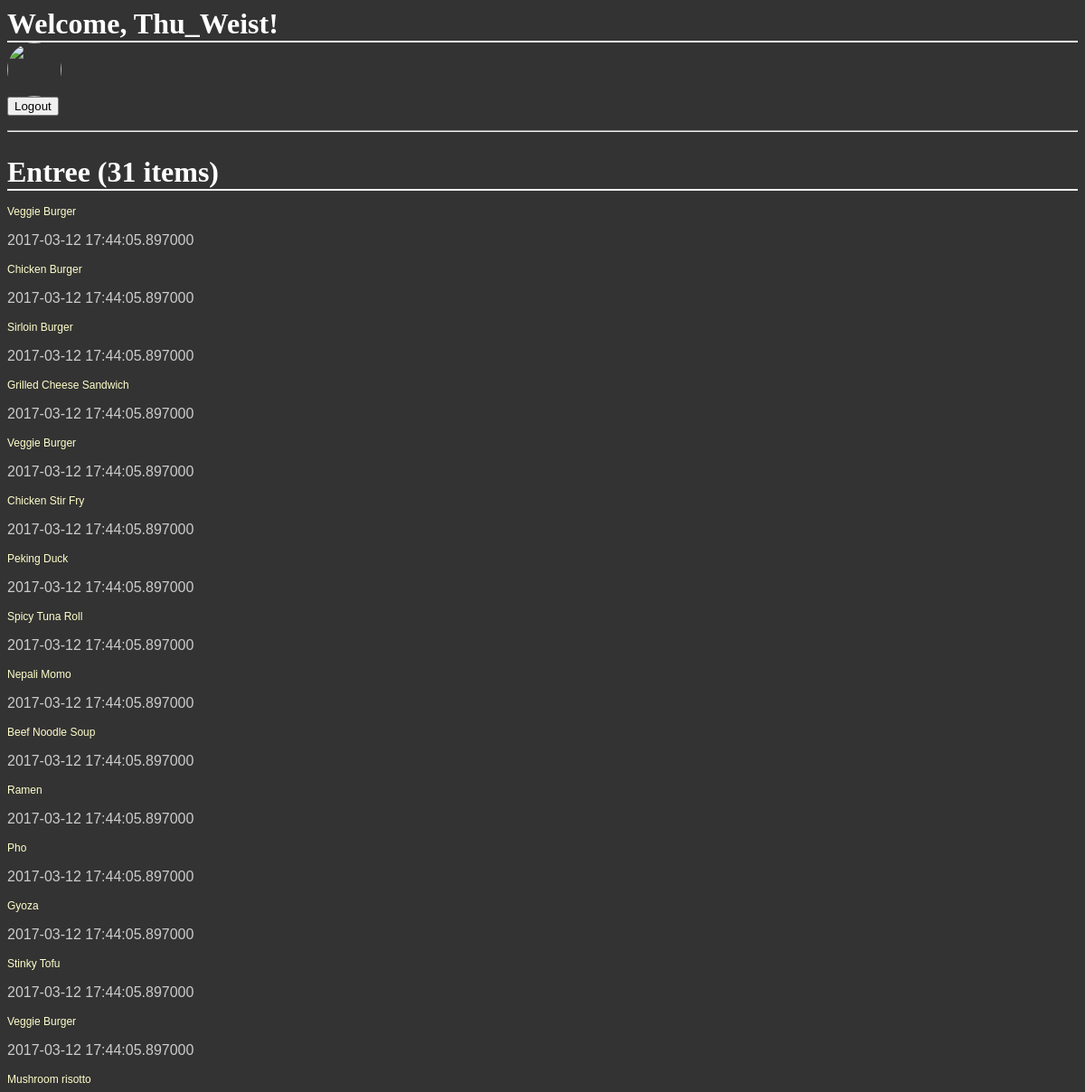
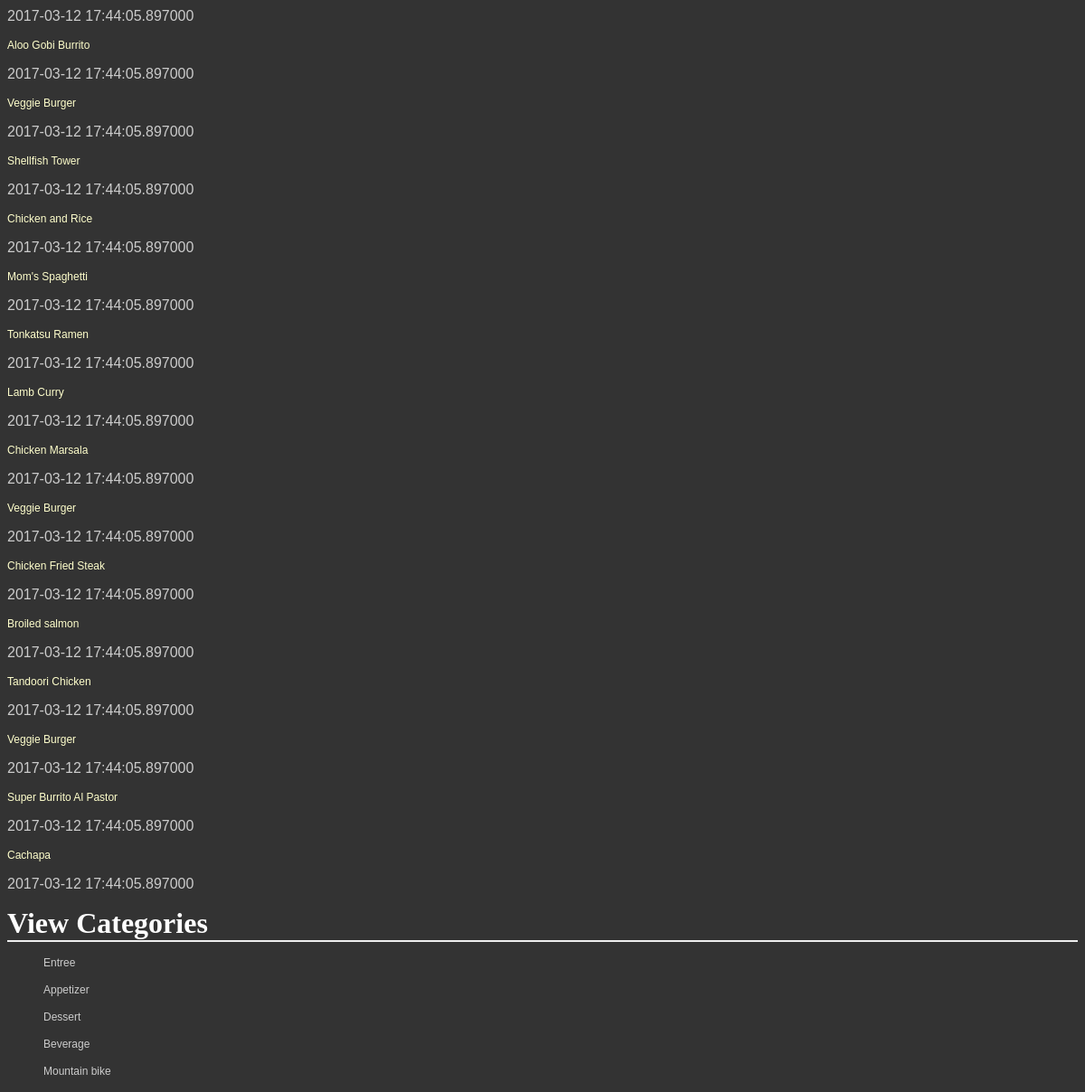
The app's page /catalog/Entree (signed in) with its own data (2 pictures, top to bottom).
### database_setup.py (models this page shows, shortened)
class CatalogItem(Base):
    __tablename__ = 'catalog_item'
    id = Column(Integer, primary_key = True)
    name = Column(String(250), nullable = False)
    price = Column(String(8))
    category = Column(String(250))
    description = Column(String(250))
    dt_added = Column(DateTime, nullable = False, default = datetime.datetime.now())
    dt_modded = Column(DateTime, nullable = False, default = datetime.datetime.now(), onupdate = datetime.datetime.now())
    user_id = Column(Integer, ForeignKey('user.id'))
    user = relationship(User)

### public_page.py (the view)
@public_page.route('/catalog/<string:category>/items', methods = ['GET'])
@public_page.route('/catalog/<string:category>', methods = ['GET'])
def viewCategory(category):
    items = session.query(CatalogItem).filter_by(category = category).all()
    categories = dbfunctions.getUnique(CatalogItem.category)
    cat_name = list(k[0] for k in categories)
    return render_template('categorylist.html',
        items = items,
        category = category,
        categories = cat_name)

### dbfunctions.py (called while the page is built)
def getUnique(cls_attr):
    return session.query(cls_attr).distinct(cls_attr).all()

### templates/categorylist.html
{% extends 'base.html' %}
{% block content %}
<h1>{{ '%s (%s items)' % (category, items|length) }}</h1>
{% for i in items %}
<div>
  <p><a href="{{url_for('public_page.viewCatalogItem', category = category, item_id = i.id)}}">{{i.name}}</a></p>
  <p>{{i.dt_modded}}</p>
</div>
{% endfor %}
<h1>View Categories</h1>
<div>
  {% for cat in categories %}
  <ul>
    <a href="{{url_for('public_page.viewCategory', category = cat)}}"><p>{{cat}}</p></a>
  </ul>
  {% endfor %}
</div>
{% endblock %}

### templates/base.html (shortened to what this page needs)
<html>
<head>
  <link rel=stylesheet type=text/css href="{{ url_for('static', filename='styles.css') }}">
</head>
<body>
  {% if request.path != "/login" and request.path != "/signup" %}
    {% if not session['username'] %}
      <form action="{{url_for('loginSite')}}" method = 'POST'>
        <p>Name</p>
        <input type='text' size='30' name='name'><br>
        <p>Password</p>
        <input type='password' size='30' name='password'><br><br>
        <input type='submit' value='Sign In'>
      </form>
      <a href="{{url_for('authenticate_page.signupSite')}}">Sign Up</a>
      <div id="signInButton">
        <span class="g-signin"
          data-scope="openid email"
          data-clientid="402002396733-qegi73oe4r8j0ara2q2ccu16vj5h2g71.apps.googleusercontent.com"
          data-redirecturi="postmessage"
          data-accesstype="offline"
          data-cookiepolicy="single_host_origin"
          data-callback="signInCallback"
          data-approvalprompt="force">
        </span>
      </div>
      <button>
          <fb:login-button scope="public_profile,email" onlogin="sendTokenToServer();">
          <a href='javascript:sendTokenToServer()'>Login with Facebook</a>
          </fb:login-button>
      </button>
      <div id="result"></div>
    {% else %}
      <h1>Welcome, {{session['username']}}!</h1>
      <img src="{{session['picture']}}" style = "width: 60px;height: 60px;border-radius: 30px;-webkit-border-radius: 30px;-moz-border-radius: 30px;">
      <form action="{{url_for('authenticate_page.logoutSite')}}" method = 'GET'>
        <input type='submit' value='Logout'>
      </form>
    {% endif %}
    <hr><br>
    {% endif %}
  {% block content %}{% endblock %}
</body>
</html>

### static/styles.css (style rules this page uses)
body { font-family: sans-serif; background-image: url('img3.jpg'); background-color: #333333 }
h1, h2, h3, h4 { color: #FFFFFF; }
h1, h2 { font-family: 'Georgia', serif; margin: 0; }
h1 { border-bottom: 2px solid #eee; }
p, dd, dt { color: #CCCCCC; }
a { text-decoration: none; color:#FFFFCC; font-size: .75em; }

### records on screen
CatalogItem: name "Veggie Burger", dt_modded "2017-03-12 17:44:05.897000"
CatalogItem: name "Chicken Burger", dt_modded "2017-03-12 17:44:05.897000"
CatalogItem: name "Sirloin Burger", dt_modded "2017-03-12 17:44:05.897000"
CatalogItem: name "Grilled Cheese Sandwich", dt_modded "2017-03-12 17:44:05.897000"
CatalogItem: name "Veggie Burger", dt_modded "2017-03-12 17:44:05.897000"
CatalogItem: name "Chicken Stir Fry", dt_modded "2017-03-12 17:44:05.897000"
CatalogItem: name "Peking Duck", dt_modded "2017-03-12 17:44:05.897000"
CatalogItem: name "Spicy Tuna Roll", dt_modded "2017-03-12 17:44:05.897000"
CatalogItem: name "Nepali Momo", dt_modded "2017-03-12 17:44:05.897000"
CatalogItem: name "Beef Noodle Soup", dt_modded "2017-03-12 17:44:05.897000"
CatalogItem: name "Ramen", dt_modded "2017-03-12 17:44:05.897000"
CatalogItem: name "Pho", dt_modded "2017-03-12 17:44:05.897000"
CatalogItem: name "Gyoza", dt_modded "2017-03-12 17:44:05.897000"
CatalogItem: name "Stinky Tofu", dt_modded "2017-03-12 17:44:05.897000"
CatalogItem: name "Veggie Burger", dt_modded "2017-03-12 17:44:05.897000"
CatalogItem: name "Mushroom risotto", dt_modded "2017-03-12 17:44:05.897000"
CatalogItem: name "Aloo Gobi Burrito", dt_modded "2017-03-12 17:44:05.897000"
CatalogItem: name "Veggie Burger", dt_modded "2017-03-12 17:44:05.897000"
CatalogItem: name "Shellfish Tower", dt_modded "2017-03-12 17:44:05.897000"
CatalogItem: name "Chicken and Rice", dt_modded "2017-03-12 17:44:05.897000"
CatalogItem: name "Mom's Spaghetti", dt_modded "2017-03-12 17:44:05.897000"
CatalogItem: name "Tonkatsu Ramen", dt_modded "2017-03-12 17:44:05.897000"
CatalogItem: name "Lamb Curry", dt_modded "2017-03-12 17:44:05.897000"
CatalogItem: name "Chicken Marsala", dt_modded "2017-03-12 17:44:05.897000"
CatalogItem: name "Veggie Burger", dt_modded "2017-03-12 17:44:05.897000"
CatalogItem: name "Chicken Fried Steak", dt_modded "2017-03-12 17:44:05.897000"
CatalogItem: name "Broiled salmon", dt_modded "2017-03-12 17:44:05.897000"
CatalogItem: name "Tandoori Chicken", dt_modded "2017-03-12 17:44:05.897000"
CatalogItem: name "Veggie Burger", dt_modded "2017-03-12 17:44:05.897000"
CatalogItem: name "Super Burrito Al Pastor", dt_modded "2017-03-12 17:44:05.897000"
CatalogItem: name "Cachapa", dt_modded "2017-03-12 17:44:05.897000"

### other values on screen
{{ session['username'] }} "Thu_Weist"
{{ '%s (%s items)' % (category, items|length) }} "Entree (31 items)"
{{ cat }} "Entree" "Appetizer" "Dessert" "Beverage" "Mountain bike"
